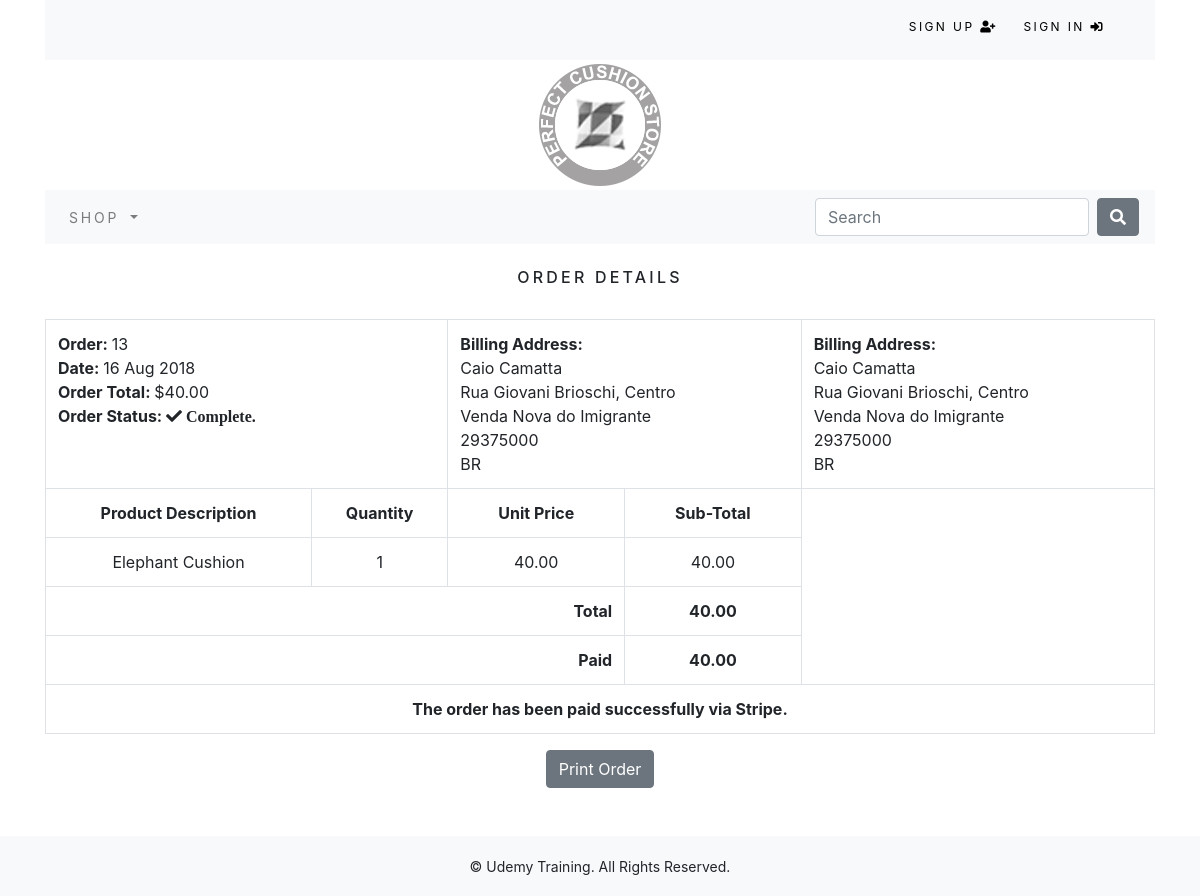
The page /order/13/ (signed in) on the database its author committed.
### order/models.py (models this page shows, shortened)
class Order(models.Model):
    token = models.CharField(max_length=250, blank=True)
    total = models.DecimalField(max_digits=10, decimal_places=2, verbose_name="USD Order Total")
    emailAddress = models.EmailField(max_length=250, blank=True, verbose_name="Email Address")
    created = models.DateTimeField(auto_now_add=True)
    billingName = models.CharField(max_length=250, blank=True)
    billingAddress1 = models.CharField(max_length=250, blank=True)
    billingCity = models.CharField(max_length=250, blank=True)
    billingPostCode = models.CharField(max_length=10, blank=True)
    billingCountry = models.CharField(max_length=150, blank=True)
    shippingName = models.CharField(max_length=250, blank=True)
    shippingAddress1 = models.CharField(max_length=250, blank=True)
    shippingCity = models.CharField(max_length=250, blank=True)
    shippingPostCode = models.CharField(max_length=10, blank=True)
    shippingCountry = models.CharField(max_length=150, blank=True)
    class Meta:
        db_table = 'Order'
        ordering = ['-created']

class OrderItem(models.Model):
    product = models.CharField(max_length=250)
    quantity = models.IntegerField()
    price = models.DecimalField(max_digits=10, decimal_places=2, verbose_name="USD Price")
    order = models.ForeignKey(Order, on_delete=models.CASCADE)
    class Meta:
        db_table = 'OrderItem'
    def sub_total(self):
        return self.quantity * self.price

### order/views.py (the view)
# urls.py: path('<int:order_id>/', views.viewOrder, name='order_details'),
@login_required()
def viewOrder(request, order_id):
    if request.user.is_authenticated:
        email = str(request.user.email)
        order = Order.objects.filter(id=order_id, emailAddress=email)[0]
        order_items = OrderItem.objects.filter(order=order)
        return render(request, 'order/order_details.html', {'order':order, 'order_items':order_items})

### cart/context_processor.py (called while the page is built)
def counter(request):
    item_count = 0
    if 'admin' in request.path:
        return {}
    else:
        try:
            cart = Cart.objects.filter(cart_id=_cart_id(request))
            cart_items = CartItem.objects.all().filter(cart=cart[:1])
            for cart_item in cart_items:
                item_count += cart_item.quantity
        except Cart.DoesNotExist:
            item_count = 0
        return dict(item_count = item_count)

### cart/views.py (called while the page is built)
def _cart_id(request):
    cart = request.session.session_key
    if not cart:
        cart=request.session.create()
    return cart

### shop/context_processor.py (called while the page is built)
def menu_links(request):
    links = Category.objects.all()
    return dict(links=links)

### shop/models.py (called while the page is built)
    def get_url(self):
        return reverse('shop:products_by_category', args=[self.slug])

### order/templates/order/order_details.html (shortened to what this page needs)
{% extends "base.html" %}
{% load staticfiles %}
{% block content %}
  <div>
    <div class="text-center">
      <br>
      <h1 class="text-center my_title">Order Details</h1>
      <br>
      <table class="table table-bordered">
          <tr>
            <td class="text-left" colspan="2">
              <b>Order: </b>{{ order.id }}<br>
              <b>Date: </b>{{ order.created|date:"d M Y" }}<br>
              <b>Order Total: </b>${{ order.total }}<br>
              <b>Order Status: </b><i class="fas fa-check"> Complete.
            </td>
            <td class="text-left" colspan="2">
              <b>Billing Address: </b><br>
              {{ order.billingName }}<br>
              {{ order.billingAddress1 }}<br>
              {{ order.billingCity }}<br>
              {{ order.billingPostCode }}<br>
              {{ order.billingCountry }}<br>
            </td>
            <td class="text-left" colspan="2">
              <b>Billing Address: </b><br>
              {{ order.shippingName }}<br>
              {{ order.shippingAddress1 }}<br>
              {{ order.shippingCity }}<br>
              {{ order.shippingPostCode }}<br>
              {{ order.shippingCountry }}<br>
            </td>
          </tr>
          <tr>
            <td><b>Product Description</b></td>
            <td><b>Quantity</b></td>
            <td><b>Unit Price</b></td>
            <td><b>Sub-Total</b></td>
          </tr>
          {% for item in order_items %}
          <tr>
            <td>{{ item.product }}</td>
            <td>{{ item.quantity }}</td>
            <td>{{ item.price }}</td>
            <td>{{ item.sub_total }}</td>
          </tr>
          {% endfor %}
          <tr>
            <td class="text-right" colspan="3"><b>Total</b></td>
            <td><b>{{ order.total }}</b></td>
          </tr>
          <tr>
            <td class="text-right" colspan="3"><b>Paid</b></td>
            <td><b>{{ order.total }}</b></td>
          </tr>
          <tr>
            <td class="text-center" colspan="6"><b>The order has been paid successfully via Stripe.</b></td>
          </tr>
      </table>
      <button class="btn btn-secondary" onclick="window.print();">Print Order</button>
    </div>
  </div>
  <br>
  <br>
{% endblock %}

### shop/static/css/custom.css (style rules this page uses)
body { font-family: 'Roboto', sans-serif; }
.my_title { font-size: 16px; text-transform: uppercase; letter-spacing: .2em; }

### rows shown on the page
Order: id "13", created "16 Aug 2018", total "40.00", billingName "Caio Camatta", billingAddress1 "Rua Giovani Brioschi, Centro", billingCity "Venda Nova do Imigrante", billingPostCode "29375000", billingCountry "BR", shippingName "Caio Camatta", shippingAddress1 "Rua Giovani Brioschi, Centro", shippingCity "Venda Nova do Imigrante", shippingPostCode "29375000", shippingCountry "BR"
OrderItem: product "Elephant Cushion", quantity "1", price "40.00", sub_total "40.00"
